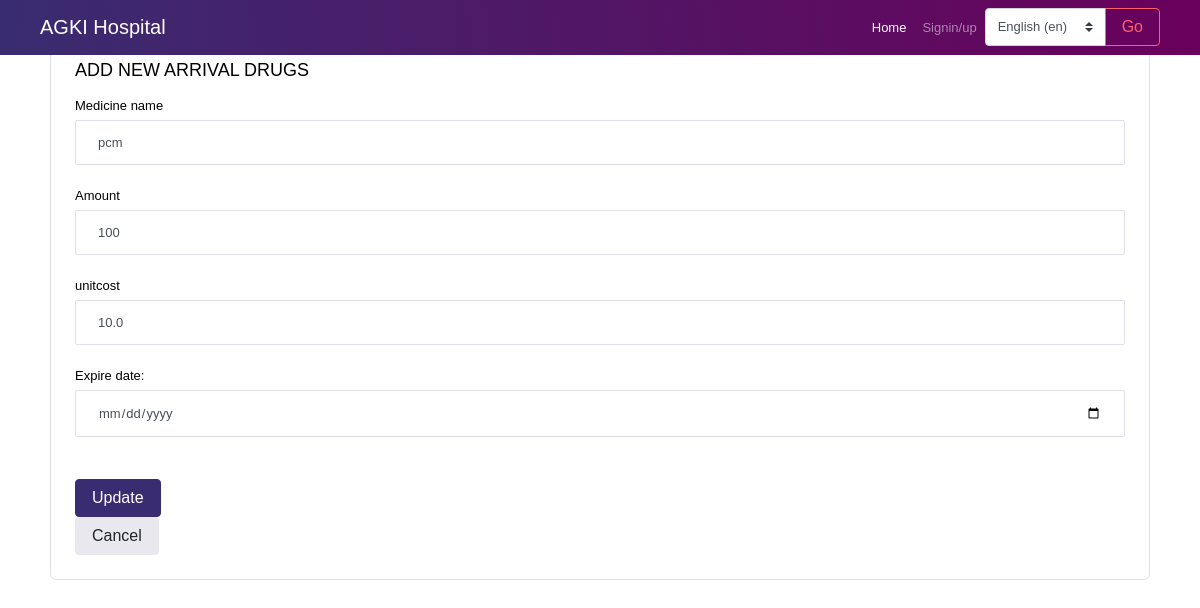
The page /medicineEdit/1/ on the database its author committed.
### app/models.py (models this page shows, shortened)
class Medicine(models.Model):
    medicineName = models.CharField(max_length=20)
    amount = models.IntegerField()
    remainAmount = models.IntegerField()
    unitCost = models.FloatField()
    receivedDate = models.DateTimeField(auto_now_add=True)
    expireDate= models.DateField()

### app/views.py (the view)
# urls.py: path('medicineEdit/<int:id>/', views.medicineEdit,name='medicineEdit'),
def medicineEdit(request,id):
    s = Medicine.objects.get(id=id)
    form = MedicineEditForm(instance=s)
    if request.method=='POST':
        form = MedicineEditForm(request.POST,instance=s)
        if form.is_valid():
            form.save()
            return redirect('medicine')
    context = {
            'form':form,
            's':s
         }
    return render(request,'app/medicineEdit.html',context)

### app/forms.py
class MedicineEditForm(forms.ModelForm):
    class Meta:
        model = Medicine
        fields = ['medicineName','amount','unitCost','expireDate']

### app/templates/app/medicineEdit.html (shortened to what this page needs)
{% extends 'app/base.html' %}
{%block content%}
<br>
<div class="container">
<div class="col-12 grid-margin stretch-card">
    <div class="card">
      <div class="card-body">
        <h4 class="card-title">ADD NEW ARRIVAL DRUGS</h4>
        <form method="POST" class="forms-sample">
            <div class="form-group">
                 <label for="">Medicine name</label>
                 <input type="text" name="medicineName" value="{{s.medicineName}}" class="form-control" required>
            </div>
            <div class="form-group">
                <label for="">Amount</label>
                <input type="text" name="amount" value="{{s.amount}}" class="form-control" required>
            </div>
            <div class="form-group">
                <label for="">unitcost</label>
                <input type="text" name="unitCost" value="{{s.unitCost}}" class="form-control" required>
            </div>
            <div class="form-group">
                <label for="bio">Expire date:</label>
                <input type="date" name="expireDate" value="expireDate" class="form-control"   required></textarea>
            </div>
            <br>
            <button type="submit" class="btn btn-primary">Update</button>
         </form>
        <a href="{% url 'medicine' %}"><button class="btn btn-light">Cancel</button></a>
        </div>
        </div>
    </div>
</div>
{%endblock%}

### rows shown on the page
Medicine: medicineName "pcm", amount "100", unitCost "10.0"

### other values the page prints
form field language "English (en)"
